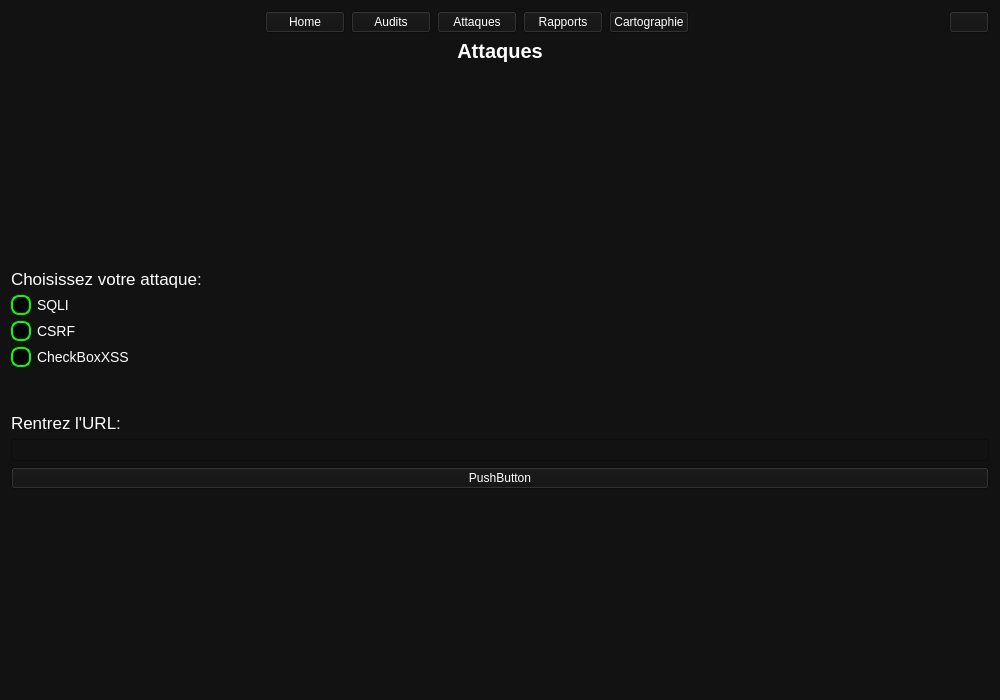
<?xml version="1.0" encoding="UTF-8"?>
<ui version="4.0">
 <class>Attaques</class>
 <widget class="QWidget" name="Attaques">
  <property name="geometry">
   <rect>
    <x>0</x>
    <y>0</y>
    <width>1000</width>
    <height>700</height>
   </rect>
  </property>
  <property name="windowTitle">
   <string>Attaques</string>
  </property>
  <property name="styleSheet">
   <string notr="true">background-color: rgb(18, 18, 18);
color:white</string>
  </property>
  <layout class="QGridLayout" name="gridLayout">
   <item row="0" column="0">
    <layout class="QHBoxLayout" name="gridLayoutMenuAttaques">
     <item>
      <spacer name="horizontalSpacer">
       <property name="orientation">
        <enum>Qt::Orientation::Horizontal</enum>
       </property>
       <property name="sizeHint" stdset="0">
        <size>
         <width>40</width>
         <height>20</height>
        </size>
       </property>
      </spacer>
     </item>
     <item>
      <widget class="QPushButton" name="pushButtonHomeAttaques">
       <property name="styleSheet">
        <string notr="true">QPushButton {
    background-color: #00C853; /* Vert */
    color: white;
    font-weight: bold;
    border-radius: 5px;
    padding: 8px;
}
QPushButton:hover {
    background-color: #009624; / survol */
}</string>
       </property>
       <property name="text">
        <string>Home</string>
       </property>
      </widget>
     </item>
     <item>
      <widget class="QPushButton" name="pushButtonAuditsAttaques">
       <property name="styleSheet">
        <string notr="true">QPushButton {
    background-color: #00C853; /* Vert */
    color: white;
    font-weight: bold;
    border-radius: 5px;
    padding: 8px;
}
QPushButton:hover {
    background-color: #009624; / survol */
}</string>
       </property>
       <property name="text">
        <string>Audits</string>
       </property>
      </widget>
     </item>
     <item>
      <widget class="QPushButton" name="pushButtonAttaquesAttaques">
       <property name="styleSheet">
        <string notr="true">QPushButton {
    background-color: #00C853; /* Vert */
    color: white;
    font-weight: bold;
    border-radius: 5px;
    padding: 8px;
}
QPushButton:hover {
    background-color: #009624; / survol */
}</string>
       </property>
       <property name="text">
        <string>Attaques</string>
       </property>
      </widget>
     </item>
     <item>
      <widget class="QPushButton" name="pushButtonRapportsAttaques">
       <property name="styleSheet">
        <string notr="true">QPushButton {
    background-color: #00C853; /* Vert */
    color: white;
    font-weight: bold;
    border-radius: 5px;
    padding: 8px;
}
QPushButton:hover {
    background-color: #009624; / survol */
}</string>
       </property>
       <property name="text">
        <string>Rapports</string>
       </property>
      </widget>
     </item>
     <item>
      <widget class="QPushButton" name="pushButtonCartographieAttaques">
       <property name="styleSheet">
        <string notr="true">QPushButton {
    background-color: #00C853; /* Vert */
    color: white;
    font-weight: bold;
    border-radius: 5px;
    padding: 8px;
}
QPushButton:hover {
    background-color: #009624; / survol */
}</string>
       </property>
       <property name="text">
        <string>Cartographie</string>
       </property>
      </widget>
     </item>
     <item>
      <spacer name="horizontalSpacer_2">
       <property name="orientation">
        <enum>Qt::Orientation::Horizontal</enum>
       </property>
       <property name="sizeHint" stdset="0">
        <size>
         <width>40</width>
         <height>20</height>
        </size>
       </property>
      </spacer>
     </item>
     <item>
      <widget class="QPushButton" name="pushButtonDeconnexionAttaques">
       <property name="text">
        <string/>
       </property>
      </widget>
     </item>
    </layout>
   </item>
   <item row="1" column="0">
    <layout class="QGridLayout" name="gridLayoutContentAttaques">
     <item row="11" column="0">
      <spacer name="verticalSpacer_3">
       <property name="orientation">
        <enum>Qt::Orientation::Vertical</enum>
       </property>
       <property name="sizeHint" stdset="0">
        <size>
         <width>20</width>
         <height>40</height>
        </size>
       </property>
      </spacer>
     </item>
     <item row="3" column="0">
      <widget class="QCheckBox" name="checkBoxSQLI">
       <property name="styleSheet">
        <string notr="true">QCheckBox {
    color: white;
    font-size: 14px;
}

QCheckBox::indicator {
    width: 16px;
    height: 16px;
    border-radius: 8px;
    border: 2px solid #00FF00; 
    background: black;
}

QCheckBox::indicator:checked {
    background: #00FF00; 
}</string>
       </property>
       <property name="text">
        <string>SQLI</string>
       </property>
      </widget>
     </item>
     <item row="5" column="0">
      <widget class="QCheckBox" name="checkBoxXSS">
       <property name="styleSheet">
        <string notr="true">QCheckBox {
    color: white;
    font-size: 14px;
}

QCheckBox::indicator {
    width: 16px;
    height: 16px;
    border-radius: 8px;
    border: 2px solid #00FF00; 
    background: black;
}

QCheckBox::indicator:checked {
    background: #00FF00; 
}</string>
       </property>
       <property name="text">
        <string>CheckBoxXSS</string>
       </property>
      </widget>
     </item>
     <item row="4" column="0">
      <widget class="QCheckBox" name="checkBoxCSRF">
       <property name="styleSheet">
        <string notr="true">QCheckBox {
    color: white;
    font-size: 14px;
}

QCheckBox::indicator {
    width: 16px;
    height: 16px;
    border-radius: 8px;
    border: 2px solid #00FF00; 
    background: black;
}

QCheckBox::indicator:checked {
    background: #00FF00; 
}</string>
       </property>
       <property name="text">
        <string>CSRF</string>
       </property>
      </widget>
     </item>
     <item row="10" column="0">
      <widget class="QPushButton" name="pushButtonLancerAttaques">
       <property name="styleSheet">
        <string notr="true">QPushButton {
    background-color: #00C853; /* Vert */
    color: white;
    font-weight: bold;
    border-radius: 10px;
    padding: 8px;
}
QPushButton:hover {
    background-color: #009624; / survol */
}</string>
       </property>
       <property name="text">
        <string>PushButton</string>
       </property>
      </widget>
     </item>
     <item row="8" column="0">
      <widget class="QLineEdit" name="lineEditUrlAttaques"/>
     </item>
     <item row="1" column="0">
      <spacer name="verticalSpacer">
       <property name="orientation">
        <enum>Qt::Orientation::Vertical</enum>
       </property>
       <property name="sizeHint" stdset="0">
        <size>
         <width>20</width>
         <height>40</height>
        </size>
       </property>
      </spacer>
     </item>
     <item row="6" column="0">
      <spacer name="verticalSpacer_2">
       <property name="orientation">
        <enum>Qt::Orientation::Vertical</enum>
       </property>
       <property name="sizeType">
        <enum>QSizePolicy::Policy::Preferred</enum>
       </property>
       <property name="sizeHint" stdset="0">
        <size>
         <width>20</width>
         <height>40</height>
        </size>
       </property>
      </spacer>
     </item>
     <item row="2" column="0">
      <widget class="QLabel" name="labelChoixAttaques">
       <property name="font">
        <font>
         <pointsize>13</pointsize>
        </font>
       </property>
       <property name="text">
        <string>Choisissez votre attaque:</string>
       </property>
      </widget>
     </item>
     <item row="7" column="0">
      <widget class="QLabel" name="labelUrlAttaques">
       <property name="font">
        <font>
         <pointsize>13</pointsize>
        </font>
       </property>
       <property name="text">
        <string>Rentrez l'URL:</string>
       </property>
      </widget>
     </item>
     <item row="0" column="0">
      <widget class="QLabel" name="labelNomAttaques">
       <property name="font">
        <font>
         <pointsize>15</pointsize>
         <bold>true</bold>
        </font>
       </property>
       <property name="text">
        <string>Attaques</string>
       </property>
       <property name="alignment">
        <set>Qt::AlignmentFlag::AlignCenter</set>
       </property>
      </widget>
     </item>
    </layout>
   </item>
  </layout>
 </widget>
 <resources/>
 <connections/>
</ui>
